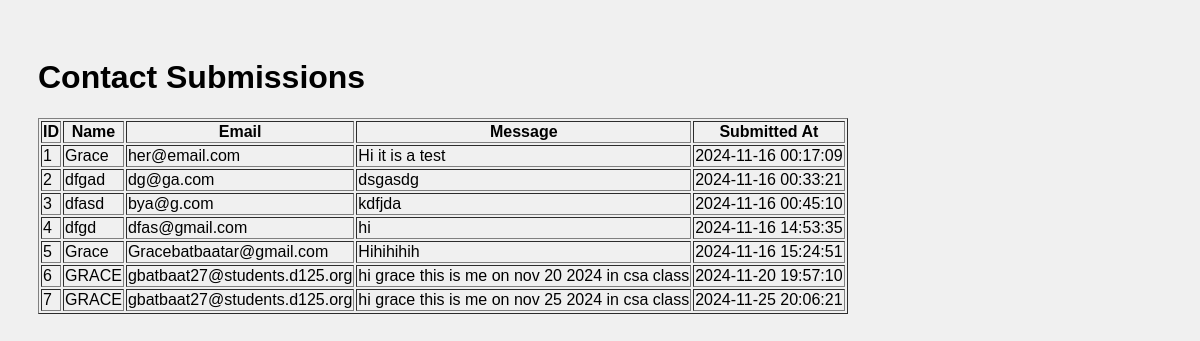
/admin, run on an earlier commit of the app's database.
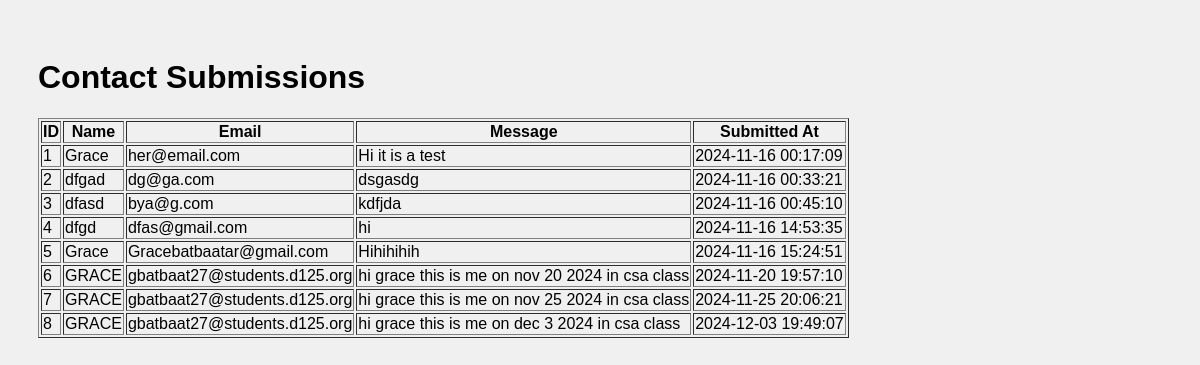
And on a later commit of the database.
### tables this page shows
CREATE TABLE contacts (
                    id INTEGER PRIMARY KEY,
                    name TEXT NOT NULL,
                    email TEXT  NOT NULL,
                    message TEXT NOT NULL,
                    current_time TIMESTAMP DEFAULT CURRENT_TIMESTAMP);

### main.py (the view)
@app.route('/admin')
def admin():
    conn = sqlite3.connect(db_path, check_same_thread=False)
    cursor = conn.cursor()
    cursor.execute('SELECT * FROM contacts')
    contacts = cursor.fetchall()
    conn.close()
    return render_template('admin.html', contacts=contacts)

### templates/admin.html (shortened to what this page needs)
<!DOCTYPE html>
<html>
<head>
    <link rel="stylesheet" type="text/css" href="{{ url_for('static', filename='style.css') }}">
</head>
<body>
    <h1>Contact Submissions</h1>
    <table border="1">
        <tr>
            <th>ID</th>
            <th>Name</th>
            <th>Email</th>
            <th>Message</th>
            <th>Submitted At</th>
        </tr>
        {% for contact in contacts %}
        <tr>
            <td>{{ contact[0] }}</td>
            <td>{{ contact[1] }}</td>
            <td>{{ contact[2] }}</td>
            <td>{{ contact[3] }}</td>
            <td>{{ contact[4] }}</td>
        </tr>
        {% endfor %}
    </table>
</body>
</html>

### static/style.css (style rules this page uses)
body { background-color: #f0f0f0; font-family: Arial, sans-serif; padding: 30px; }

What changed in the data, as far as the page shows it:
added contacts: id "8", name "GRACE", email "gbatbaat27@students.d125.org", message "hi grace this is me on dec 3 2024 in csa class", current_time "2024-12-03 19:49:07"
